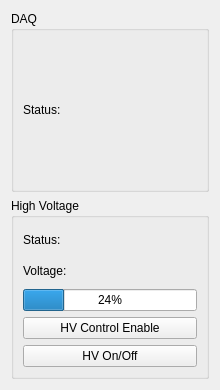
<?xml version="1.0" encoding="UTF-8"?>
<ui version="4.0">
 <class>DAQControlWidget</class>
 <widget class="QWidget" name="DAQControlWidget">
  <property name="geometry">
   <rect>
    <x>0</x>
    <y>0</y>
    <width>220</width>
    <height>390</height>
   </rect>
  </property>
  <layout class="QGridLayout" name="gridLayout">
   <item row="0" column="0">
    <widget class="QGroupBox" name="daqbox">
     <property name="autoFillBackground">
      <bool>true</bool>
     </property>
     <property name="title">
      <string>DAQ</string>
     </property>
     <layout class="QGridLayout" name="gridLayout_2">
      <item row="0" column="0">
       <widget class="QLabel" name="daqstatus">
        <property name="text">
         <string>Status: </string>
        </property>
       </widget>
      </item>
     </layout>
    </widget>
   </item>
   <item row="1" column="0">
    <widget class="QGroupBox" name="hvbox">
     <property name="minimumSize">
      <size>
       <width>0</width>
       <height>153</height>
      </size>
     </property>
     <property name="autoFillBackground">
      <bool>true</bool>
     </property>
     <property name="title">
      <string>High Voltage</string>
     </property>
     <layout class="QGridLayout" name="gridLayout_3">
      <item row="0" column="0" colspan="2">
       <widget class="QLabel" name="hvstatus">
        <property name="text">
         <string>Status: </string>
        </property>
       </widget>
      </item>
      <item row="1" column="0" colspan="2">
       <widget class="QLabel" name="hvvoltage">
        <property name="text">
         <string>Voltage: </string>
        </property>
       </widget>
      </item>
      <item row="3" column="0" colspan="2">
       <widget class="QPushButton" name="hvenablebutton">
        <property name="text">
         <string>HV Control Enable</string>
        </property>
       </widget>
      </item>
      <item row="2" column="0" colspan="2">
       <widget class="QProgressBar" name="hvprogressbar">
        <property name="value">
         <number>24</number>
        </property>
       </widget>
      </item>
      <item row="5" column="0" colspan="2">
       <widget class="QPushButton" name="hvonoffbutton">
        <property name="text">
         <string>HV On/Off</string>
        </property>
       </widget>
      </item>
     </layout>
    </widget>
   </item>
  </layout>
 </widget>
 <resources/>
 <connections/>
</ui>
